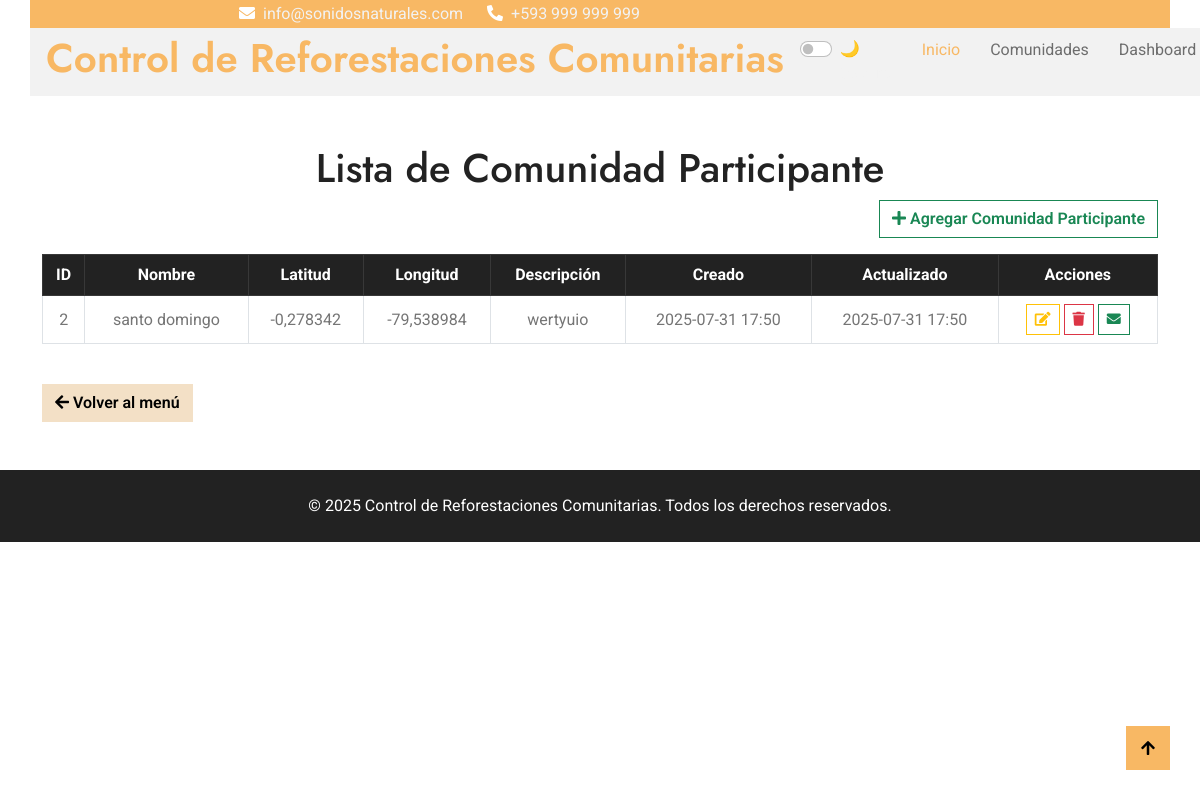
The page /comunidad/ on the database as committed earlier.
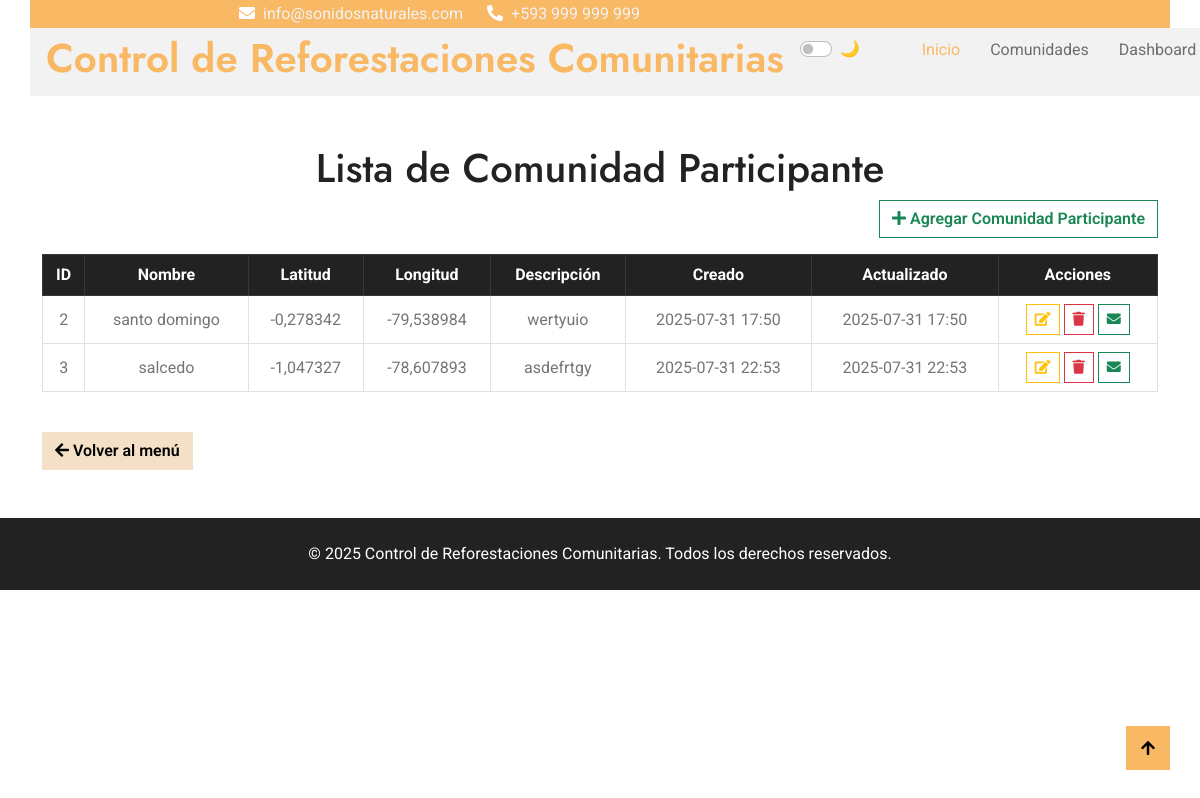
The same page on the database as committed later.
### Aplicaciones/Comunidad/models.py (models this page shows, shortened)
class Comunidad(models.Model):
    nombre = models.CharField(max_length=100)
    latitud = models.DecimalField(max_digits=9, decimal_places=6)
    longitud = models.DecimalField(max_digits=9, decimal_places=6)
    descripcion = models.TextField(blank=True)
    correo = models.EmailField(blank=True)
    creado = models.DateTimeField(auto_now_add=True)
    actualizado = models.DateTimeField(auto_now=True)

### Aplicaciones/Comunidad/views.py (the view)
# urls.py: path('', views.listaComunidad, name='lista_comunidad'),
def listaComunidad(request):
    comunidades = Comunidad.objects.all()
    return render(request, 'comunidad/lista.html', {'comunidades': comunidades})

### Aplicaciones/Comunidad/templates/comunidad/lista.html (shortened to what this page needs)
{% extends "plantilla.html" %}
{% block contenido %}
<div class="container mt-5">
    <h1 class="text-center">Lista de Comunidad Participante</h1>
    <div class="text-end mb-3">
        <a href="{% url 'nuevo_comunidad' %}" class="btn btn-outline-success">
            <i class="fa fa-plus"></i> Agregar Comunidad Participante
        </a>
    </div>
    <div class="table-responsive">
        <table class="table table-bordered table-hover align-middle text-center datatable">
            <thead class="table-dark">
                <tr>
                    <th>ID</th>
                    <th>Nombre</th>
                    <th>Latitud</th>
                    <th>Longitud</th>
                    <th>Descripción</th>
                    <th>Creado</th>
                    <th>Actualizado</th>
                    <th>Acciones</th>
                </tr>
            </thead>
            <tbody>
                {% for comunidad in comunidades %}
                <tr>
                    <td>{{ comunidad.id }}</td>
                    <td>{{ comunidad.nombre }}</td>
                    <td>{{ comunidad.latitud }}</td>
                    <td>{{ comunidad.longitud }}</td>
                    <td>{{ comunidad.descripcion }}</td>
                    <td>{{ comunidad.creado|date:"Y-m-d H:i" }}</td>
                    <td>{{ comunidad.actualizado|date:"Y-m-d H:i" }}</td>
                    <td>
                        <a href="editar/{{ comunidad.id }}/" class="btn btn-outline-warning btn-sm" title="Editar">
                            <i class="fa fa-edit"></i>
                        </a>
                        <button onclick="confirmDelete('{{ comunidad.id }}')" class="btn btn-outline-danger btn-sm" title="Eliminar">
                            <i class="fa fa-trash"></i>
                        </button>
                        <a href="enviar/{{ comunidad.id }}/" class="btn btn-outline-success btn-sm" title="Enviar Mensaje">
                            <i class="fa fa-envelope"></i>
                        </a>
                    </td>
                </tr>
                {% empty %}
                <tr>
                    <td colspan="8" class="text-center text-muted">No hay comunidades registradas.</td>
                </tr>
                {% endfor %}
            </tbody>
        </table>
    </div>
    <div class="mt-4">
        <a href="/" class="btn btn-secondary">
            <i class="fa fa-arrow-left"></i> Volver al menú
        </a>
    </div>
</div>
{% endblock %}

Rows that differ between the two databases and show on the page:
added Comunidad: id "3", nombre "salcedo", latitud "-1,047327", longitud "-78,607893", descripcion "asdefrtgy", creado "2025-07-31 22:53", actualizado "2025-07-31 22:53"
